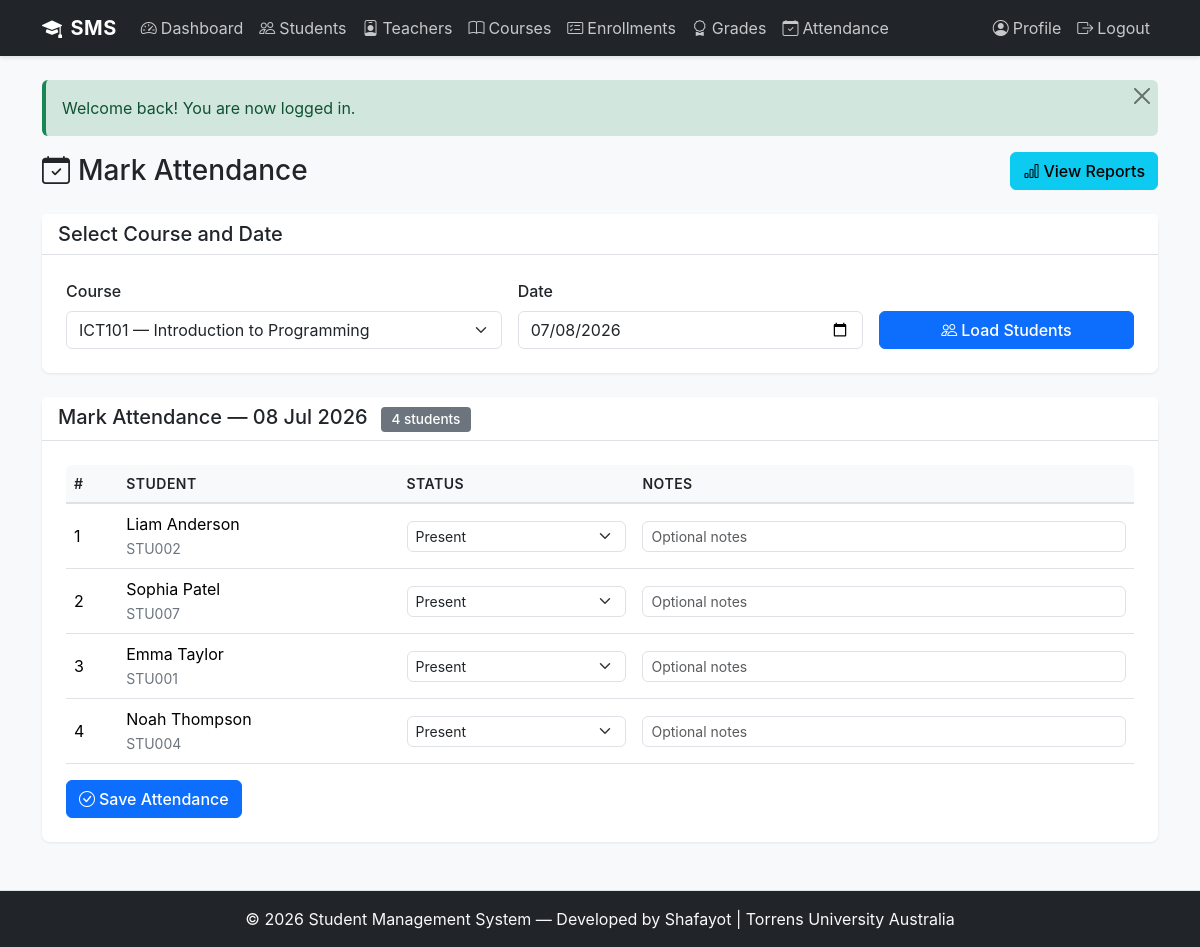
/public/attendance/mark.php?course_id=1 (signed in), run on the app's committed database.
### tables this page shows
CREATE TABLE enrollments (
    id INT AUTO_INCREMENT PRIMARY KEY,
    student_id INT NOT NULL,
    course_id INT NOT NULL,
    enrollment_date DATE NOT NULL,
    status ENUM('active', 'completed', 'dropped') NOT NULL DEFAULT 'active',
    FOREIGN KEY (student_id) REFERENCES students(id) ON DELETE CASCADE,
    FOREIGN KEY (course_id) REFERENCES courses(id) ON DELETE CASCADE,
    UNIQUE KEY uk_student_course (student_id, course_id),
    INDEX idx_student_id (student_id),
    INDEX idx_course_id (course_id)
);

CREATE TABLE students (
    id INT AUTO_INCREMENT PRIMARY KEY,
    user_id INT NOT NULL,
    student_number VARCHAR(20) NOT NULL UNIQUE,
    first_name VARCHAR(50) NOT NULL,
    last_name VARCHAR(50) NOT NULL,
    date_of_birth DATE NULL,
    gender ENUM('male', 'female', 'other') NULL,
    phone VARCHAR(20) NULL,
    address TEXT NULL,
    enrollment_year YEAR NOT NULL,
    created_at DATETIME NOT NULL DEFAULT CURRENT_TIMESTAMP,
    FOREIGN KEY (user_id) REFERENCES users(id) ON DELETE CASCADE,
    INDEX idx_user_id (user_id),
    INDEX idx_student_number (student_number)
);

### includes/db.php (called while the page is built, shortened)
<?php
class Database {
    private static $instance = null;
    public static function get_connection() {
        if (self::$instance === null) {
            try {
                $dsn = 'mysql:host=' . DB_HOST . ';dbname=' . DB_NAME . ';charset=' . DB_CHARSET;
                $options = [
                    PDO::ATTR_ERRMODE            => PDO::ERRMODE_EXCEPTION,
                    PDO::ATTR_DEFAULT_FETCH_MODE  => PDO::FETCH_ASSOC,
                    PDO::ATTR_EMULATE_PREPARES    => false,
                ];
                self::$instance = new PDO($dsn, DB_USER, DB_PASS, $options);
            } catch (PDOException $e) {
                error_log('Database connection failed: ' . $e->getMessage());
                die('Sorry, we could not connect to the database. Please try again later.');
            }
        }
        return self::$instance;
    }
    public static function query($sql, $params = []) {
        try {
            $pdo = self::get_connection();
            $stmt = $pdo->prepare($sql);
            $stmt->execute($params);
            return $stmt;
        } catch (PDOException $e) {
            error_log('Query failed: ' . $e->getMessage());
            die('Sorry, a database error occurred. Please try again later.');
        }
    }
    public static function fetch_all($sql, $params = []) {
        $stmt = self::query($sql, $params);
        return $stmt->fetchAll();
    }
}

### includes/functions.php (called while the page is built, shortened)
<?php
function sanitize($string) {
    if ($string === null) {
        return '';
    }
    return htmlspecialchars($string, ENT_QUOTES, 'UTF-8');
}
function format_date($date, $format = 'd M Y') {
    $datetime = new DateTime($date);
    return $datetime->format($format);
}

### public/attendance/mark.php (the view, shortened to what this page needs)
<?php
require_once __DIR__ . '/../../includes/header.php';
$user = current_user();
if ($user['role'] === 'teacher') {
    $teacher = Database::fetch_one("SELECT id FROM teachers WHERE user_id = ?", [$user['id']]);
    if (!$teacher) {
        flash('error', 'Teacher profile not found.');
        redirect(BASE_URL . '/dashboard.php');
    }
    $courses = Database::fetch_all(
        "SELECT id, course_code, course_name FROM courses WHERE teacher_id = ? ORDER BY course_code",
        [$teacher['id']]
    );
} else {
    $courses = Database::fetch_all("SELECT id, course_code, course_name FROM courses ORDER BY course_code");
}
$selected_course = intval($_GET['course_id'] ?? ($_POST['course_id'] ?? 0));
$selected_date = $_GET['date'] ?? ($_POST['attendance_date'] ?? date('Y-m-d'));
$students = [];
$show_form = false;
if ($selected_course > 0 && !empty($selected_date)) {
    $students = Database::fetch_all(
        "SELECT e.id as enrollment_id, s.student_number, s.first_name, s.last_name,
                a.status as existing_status, a.notes as existing_notes
         FROM enrollments e
         JOIN students s ON e.student_id = s.id
         LEFT JOIN attendance a ON a.enrollment_id = e.id AND a.attendance_date = ?
         WHERE e.course_id = ? AND e.status = 'active'
         ORDER BY s.last_name, s.first_name",
        [$selected_date, $selected_course]
    );
    $show_form = true;
}
?>
<div class="d-flex justify-content-between align-items-center mb-4">
    <h1 class="h3 mb-0"><i class="bi bi-calendar-check me-2"></i>Mark Attendance</h1>
    <a href="<?php echo BASE_URL; ?>/attendance/report.php" class="btn btn-info">
        <i class="bi bi-bar-chart me-1"></i>View Reports
    </a>
</div>
<div class="card mb-4">
    <div class="card-header bg-white"><h5 class="mb-0">Select Course and Date</h5></div>
    <div class="card-body">
        <form method="GET" class="row g-3 align-items-end">
            <div class="col-md-5">
                <label for="course_id" class="form-label">Course</label>
                <select class="form-select" id="course_id" name="course_id" required>
                    <?php foreach ($courses as $c): ?>
                        <option value="<?php echo $c['id']; ?>" <?php echo ($selected_course == $c['id']) ? 'selected' : ''; ?>>
                            <?php echo sanitize($c['course_code'] . ' — ' . $c['course_name']); ?>
                        </option>
                    <?php endforeach; ?>
                </select>
            </div>
            <div class="col-md-4">
                <label for="date" class="form-label">Date</label>
                <input type="date" class="form-control" id="date" name="date"
                       value="<?php echo sanitize($selected_date); ?>" required>
            </div>
            <div class="col-md-3">
                <button type="submit" class="btn btn-primary w-100">
                    <i class="bi bi-people me-1"></i>Load Students
                </button>
            </div>
        </form>
    </div>
</div>
<?php if ($show_form): ?>
    <?php if (empty($students)): ?>
        <div class="alert alert-info"><i class="bi bi-info-circle me-1"></i>No active enrollments found for this course.</div>
    <?php else: ?>
        <div class="card">
            <div class="card-header bg-white">
                <h5 class="mb-0">
                    Mark Attendance — <?php echo format_date($selected_date); ?>
                    <span class="badge bg-secondary ms-2"><?php echo count($students); ?> students</span>
                </h5>
            </div>
            <div class="card-body">
                <form method="POST">
                    <div class="table-responsive">
                        <table class="table table-hover">
                            <thead class="table-light">
                                <tr>
                                    <th>#</th>
                                    <th>Student</th>
                                    <th>Status</th>
                                    <th>Notes</th>
                                </tr>
                            </thead>
                            <tbody>
                                <?php foreach ($students as $i => $s): ?>
                                    <tr>
                                        <td><?php echo $i + 1; ?></td>
                                        <td>
                                            <?php echo sanitize($s['first_name'] . ' ' . $s['last_name']); ?>
                                            <br><small class="text-muted"><?php echo sanitize($s['student_number']); ?></small>
                                        </td>
                                        <td>
                                            <select class="form-select form-select-sm" name="status[<?php echo $s['enrollment_id']; ?>]">
                                                <option value="present" <?php echo ($s['existing_status'] === 'present' || !$s['existing_status']) ? 'selected' : ''; ?>>Present</option>
                                            </select>
                                        </td>
                                        <td>
                                            <input type="text" class="form-control form-control-sm"
                                                   name="notes[<?php echo $s['enrollment_id']; ?>]"
                                                   value="<?php echo sanitize($s['existing_notes']); ?>"
                                                   placeholder="Optional notes">
                                        </td>
                                    </tr>
                                <?php endforeach; ?>
                            </tbody>
                        </table>
                    </div>
                    <button type="submit" name="submit_attendance" class="btn btn-primary">
                        <i class="bi bi-check-circle me-1"></i>Save Attendance
                    </button>
                </form>
            </div>
        </div>
    <?php endif; ?>
<?php endif; ?>
<?php require_once __DIR__ . '/../../includes/footer.php'; ?>

### assets/css/style.css (style rules this page uses)
:root { --primary-color: #0d6efd; --secondary-color: #6c757d; --success-color: #198754; --danger-color: #dc3545; --warning-color: #ffc107; --info-color: #0dcaf0; --light-color: #f8f9fa; --dark-color: #212529; }
body { font-family: -apple-system, BlinkMacSystemFont, 'Segoe UI', Roboto, 'Helvetica Neue', Arial, sans-serif; background-color: #f8f9fa; min-height: 100vh; display: flex; flex-direction: column; }
.form-label { font-weight: 500; color: #212529; margin-bottom: 0.5rem; }
.form-control, .form-select { border: 1px solid #dee2e6; border-radius: 0.375rem; transition: border-color 0.2s ease, box-shadow 0.2s ease; }
.btn { border-radius: 0.375rem; font-weight: 500; transition: all 0.2s ease; }
.btn-primary { background-color: var(--primary-color); border-color: var(--primary-color); }
.table { background-color: #fff; border-collapse: collapse; }
.table thead th { background-color: #f8f9fa; border-bottom: 2px solid #dee2e6; font-weight: 600; color: #212529; text-transform: uppercase; font-size: 0.875rem; letter-spacing: 0.5px; }
.table tbody td { vertical-align: middle; border-bottom: 1px solid #dee2e6; }
.table-responsive { border-radius: 0.375rem; overflow: hidden; }
.card { border: none; border-radius: 0.5rem; box-shadow: 0 1px 3px rgba(0, 0, 0, 0.08); margin-bottom: 1.5rem; }
.card-header { background-color: #f8f9fa; border-bottom: 1px solid #dee2e6; font-weight: 600; color: #212529; }
.card-body { padding: 1.5rem; }
.badge { padding: 0.35rem 0.65rem; font-weight: 500; font-size: 0.85rem; border-radius: 0.25rem; }
.text-muted { color: #6c757d !important; }
.d-flex { display: flex; }
.justify-content-between { justify-content: space-between; }
.align-items-center { align-items: center; }

### data on the page
enrollments: student.last_name "Liam Anderson", student.student_number "STU002", id "Present"
enrollments: student.last_name "Sophia Patel", student.student_number "STU007", id "Present"
enrollments: student.last_name "Emma Taylor", student.student_number "STU001", id "Present"
enrollments: student.last_name "Noah Thompson", student.student_number "STU004", id "Present"

### other printed values
$message "Welcome back! You are now logged in."
count($students) "4"
form field course_id "ICT101 — Introduction to Programming"
